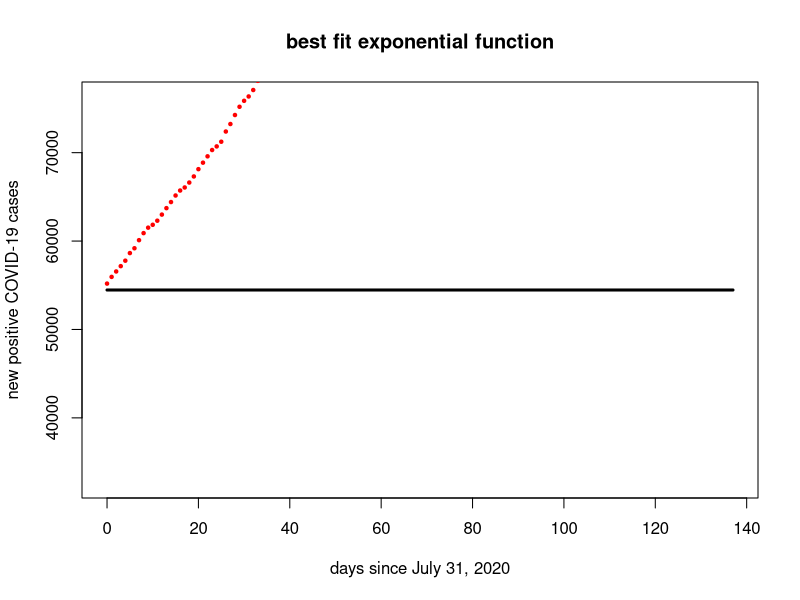
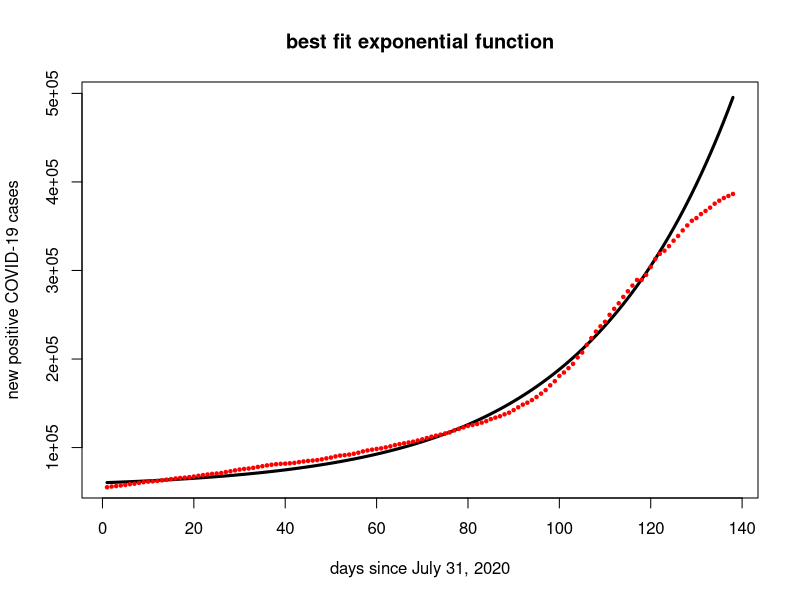

Write the R code that produced these figures, in order.
## ---- chunk 1

covid.start = 54463

covid.mn = c(725, 1484, 2097, 2699, 3316, 4177, 4722, 5638, 6435, 7053, 7376, 7840, 8530, 9260, 9950, 10689, 11253, 11598, 12155, 12845, 13670, 14404, 15121, 15835, 16244, 16773, 17927, 18777, 19794, 20726, 21401, 21892, 22622, 23660, 24503, 25417, 26124, 26762, 27145, 27405, 27786, 28253, 29125, 29848, 30486, 30888, 31350, 32259, 33344, 34258, 35554, 36479, 36959, 37637, 38549, 39726, 41196, 42271, 43175, 43984, 44671, 45737, 46903, 48324, 49363, 50336, 51277, 52188, 53459, 54849, 56365, 57805, 58976, 60111, 61480, 62643, 64933, 66627, 68349, 69976, 71068, 72128, 73689, 75400, 77659, 79339, 80909, 83073, 84981, 87848, 91002, 94009, 96209, 99157, 102633, 106460, 110402, 115844, 120491, 126399, 130325, 135218, 140107, 147332, 152876, 161565, 169118, 176555, 182486, 187580, 195443, 202237, 208489, 215694, 222037, 228453, 234840, 234840, 240538, 249560, 258506, 264300, 267849, 273014, 279163, 284510, 290818, 296399, 301689, 304740, 309256, 312755, 316505, 320935, 324360, 327378, 329701, 331949)

## ---- chunk 2
xhat = c(0,0)  #this is wrong
a = exp(xhat[1])
k = xhat[2]
x = 0:(length(covid.mn)-1)

f=function(y){a * exp(k*(y))}

plot(x,f(x)+ covid.start,type="l",lwd=3,ylab="new positive COVID-19 cases", xlab="days since July 31, 2020", main="best fit exponential function")
points(x,covid.mn + covid.start,pch=20,cex=.7,col="red")
## ---- chunk 3
require(pracma)
## ---- chunk 4

A = cbind(c(1,-2,1,0,1), c(-1,3,-1,1,-1), c(0,0,1,3,1), c(0,2,0,0,4))
rref(A)

## ---- chunk 5
rref(t(A))
## ---- chunk 6
A = cbind(c(1,1,1,1), c(1,2,1,2),c(1,-1,-1,1))
b  = c(4,1,-2,-1)
rref(cbind(A,b))
## ---- chunk 7
#solve the normal equation
(xhat = solve(t(A) %*% A, t(A) %*% b))

# find the projection
(bhat = A %*% xhat)

# find the residual vector
(z = b - bhat)

# check that z is orthogonal to Col(A)
t(A) %*% z

# measure the distance between bhat and b
sqrt( t(z) %*% z)

## ---- chunk 8
A = cbind(c(1,1,1),c(2,2,-1))
b = c(6,4,-4)
t(A)%*%A
t(A)%*%b
## ---- chunk 9
(xhat = solve(t(A)%*%A,t(A)%*%b))
## ---- chunk 10
bhat = A %*% xhat
r = b - bhat
t(r)%*%r
sqrt(t(r)%*%r)
## ---- chunk 11


x = 1:length(covid.mn)
y = log(covid.mn)

A = cbind(x^0, x)

(xhat = solve(t(A) %*% A, t(A) %*% y))





## ---- chunk 12
a = exp(xhat[1])
k = xhat[2]
f=function(y){a * exp(k*(y))}

plot(x,f(x)+ covid.start,type="l",lwd=3,ylab="new positive COVID-19 cases", xlab="days since July 31, 2020", main="best fit exponential function")
points(x,covid.mn + covid.start,pch=20,cex=.7,col="red")

